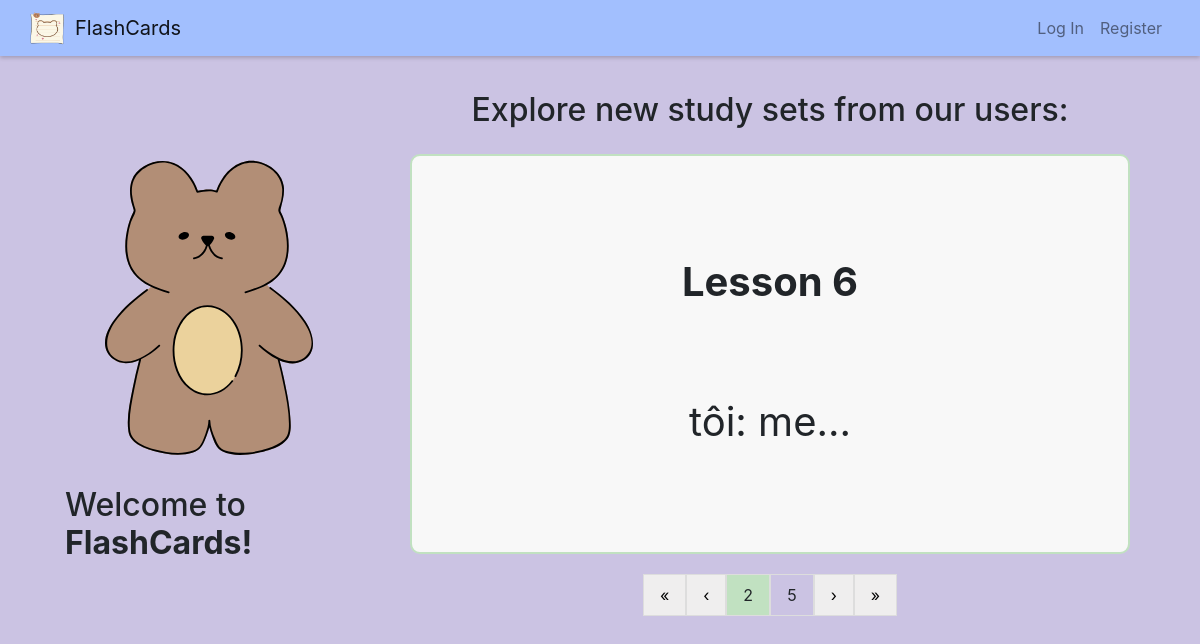
Screenshot of /?page=2 with the database file from the repository.
### flashcards/models.py (models this page shows)
class Set(models.Model):
    owner = models.ForeignKey("User", on_delete=models.CASCADE, related_name="sets")
    name = models.CharField(max_length=255)
    description = models.TextField(blank=True)
    timestamp = models.DateTimeField(auto_now_add=True)

class Card(models.Model):
    set = models.ForeignKey("Set", on_delete=models.CASCADE, related_name="cards")
    term = models.CharField(max_length=255)
    definition = models.TextField()

### flashcards/views.py (the view)
# urls.py: path("", views.index, name="index"),
def index(request):
    new_sets = Set.objects.all().order_by('-timestamp')[:5]
    paginator = Paginator(new_sets, 1)  # Show 1 set per page.
    page_number = request.GET.get("page")
    page_obj = paginator.get_page(page_number)
    return render(request, "flashcards/index.html", {
        "page_obj": page_obj
    })

### flashcards/templates/flashcards/index.html (shortened to what this page needs)
{% extends "flashcards/layout.html" %}
{% load static %}
{% block body %}
<div class="page-profile">
    <div class="bear-div">
        <img src="{% static 'flashcards/hello-bear.svg' %}">
        <h2>
            Welcome to <b>FlashCards!</b>
        </h2>
    </div>
    <div class="study-sets-div center">
        <h2>Explore new study sets from our users:</h2>
            {% if page_obj %}
                {% for set in page_obj %}
                <div class="existing-oneset-div" id="{{ set.pk }}">
                    <div class="oneset-item oneset-title">{{ set.name }}</div>
                    {% if set.cards.all %}
                        <div class="oneset-item">
                            {{ set.cards.all.first.term }}: {{ set.cards.all.first.definition }}...
                        </div>
                    {% else %}
                    <div class="oneset-item">
                        No cards yet.
                    </div>
                    {% endif %}
                </div>
                {% endfor %}
            {% else %}
                <div>No sets yet.</div>
            {% endif %}
            {% if page_obj %}
                <div class="pagination">
                    {% if page_obj.has_previous %}
                        <a href="?page=1">&laquo;</a>
                        <a href="?page={{ page_obj.previous_page_number }}">&lsaquo;</a>
                    {% else %}
                        <a class="inactive">&laquo;</a>
                        <a class="inactive">&lsaquo;</a>
                    {% endif %}
                        <a class="active">{{ page_obj.number }}</a>
                        <a class="inactive">{{ page_obj.paginator.num_pages }}</a>
                    {% if page_obj.has_next %}
                        <a href="?page={{ page_obj.next_page_number }}">&rsaquo;</a>
                        <a href="?page={{ page_obj.paginator.num_pages }}">&raquo;</a>
                    {% else %}
                        <a class="inactive">&rsaquo;</a>
                        <a class="inactive">&raquo;</a>
                    {% endif %}
                </div>
            {% endif %}
    </div>
</div>
{% endblock %}

### flashcards/static/flashcards/styles.css (style rules this page uses)
body { background-color: #CBC3E3; }
h2 { padding: 5px; margin-bottom: 20px; }
img { margin-top: 2vh; width: 35vw; }
.center { text-align: center; }
.pagination { display: inline-block; }
.pagination a { color: black; float: left; padding: 8px 16px; text-decoration: none; transition: background-color .3s; border: 1px solid #ddd; margin: 10px 0px; }
.pagination a { background-color: #efeeee; }
.pagination a.active { background-color: #C1E1C1; }
.pagination a.inactive { background-color: transparent; }
@media (min-width: 800px) { .study-sets-div { flex: 2; } }
@media (min-width: 800px) { .page-profile { display: flex; flex-wrap: wrap; align-items: center; padding-left: 5vw; padding-right: 5vw; } }

### rows the page displays
Set: name "Lesson 6", cards.all.first.term "tôi", cards.all.first.definition "me"

### other values shown
{{ page_obj.number }} "2"
{{ page_obj.paginator.num_pages }} "5"
